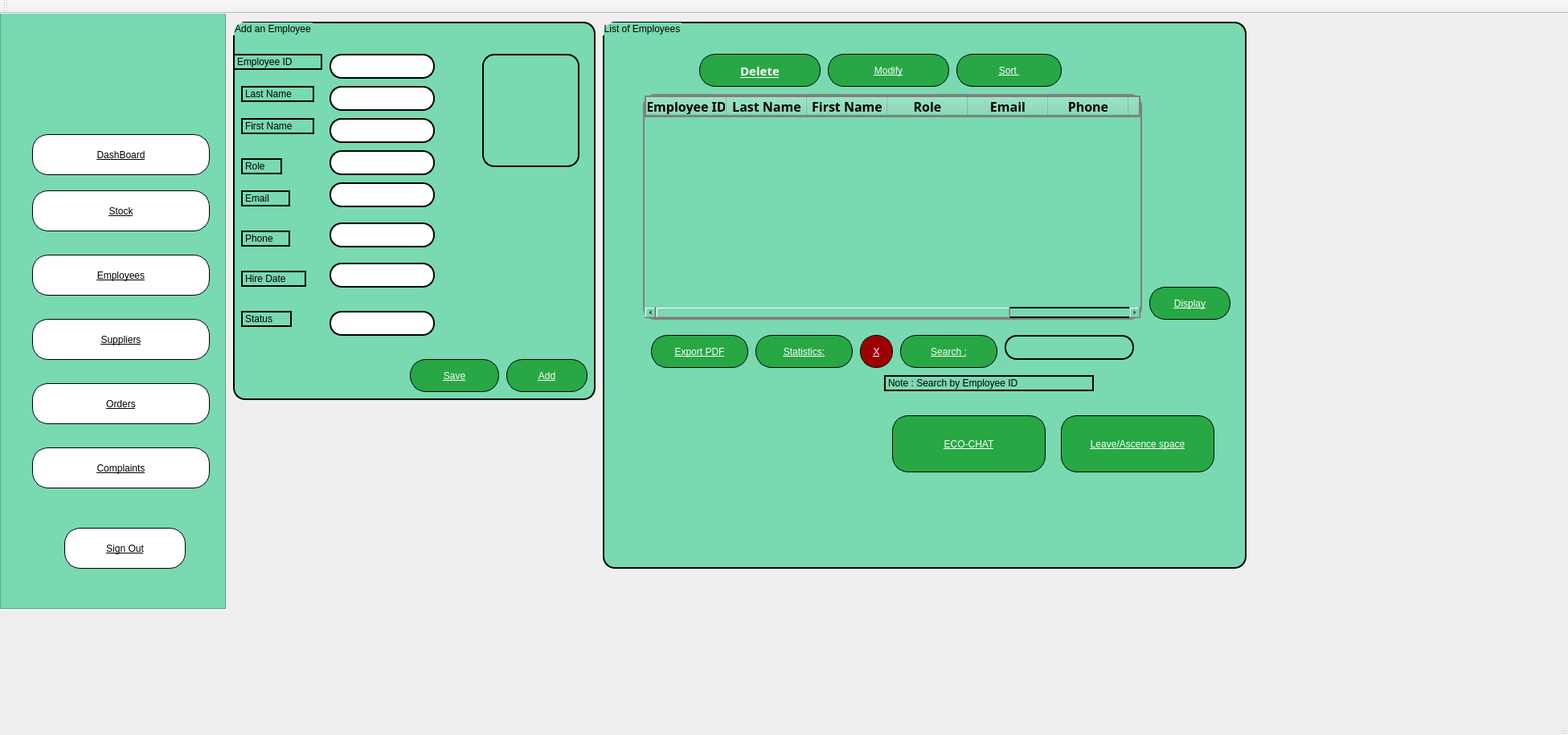
<?xml version="1.0" encoding="UTF-8"?>
<ui version="4.0">
 <class>MainWindow</class>
 <widget class="QMainWindow" name="MainWindow">
  <property name="geometry">
   <rect>
    <x>0</x>
    <y>0</y>
    <width>1951</width>
    <height>915</height>
   </rect>
  </property>
  <property name="windowTitle">
   <string>Gestion des Clients</string>
  </property>
  <property name="styleSheet">
   <string notr="true"/>
  </property>
  <widget class="QWidget" name="centralWidget">
   <widget class="QGroupBox" name="groupBox">
    <property name="geometry">
     <rect>
      <x>290</x>
      <y>10</y>
      <width>451</width>
      <height>471</height>
     </rect>
    </property>
    <property name="toolTip">
     <string>&lt;html&gt;&lt;head/&gt;&lt;body&gt;&lt;p&gt;fdfdd&lt;/p&gt;&lt;/body&gt;&lt;/html&gt;</string>
    </property>
    <property name="styleSheet">
     <string notr="true">font: 700 9pt &quot;Segoe UI&quot;;
border-color: rgb(0, 0, 0);
border: 2px solid black;
color: rgb(0, 0, 0);
background-color: rgb(121, 217, 176); 
border-radius: 15px;</string>
    </property>
    <property name="title">
     <string>Add an Employee</string>
    </property>
    <widget class="QTextEdit" name="textEdit">
     <property name="geometry">
      <rect>
       <x>120</x>
       <y>40</y>
       <width>131</width>
       <height>31</height>
      </rect>
     </property>
     <property name="styleSheet">
      <string notr="true">background-color: rgb(255, 255, 255);</string>
     </property>
    </widget>
    <widget class="QLabel" name="label">
     <property name="geometry">
      <rect>
       <x>0</x>
       <y>40</y>
       <width>111</width>
       <height>20</height>
      </rect>
     </property>
     <property name="styleSheet">
      <string notr="true">font: 700 11pt &quot;Perpetua&quot;;
</string>
     </property>
     <property name="text">
      <string>Employee ID</string>
     </property>
    </widget>
    <widget class="QLabel" name="label_2">
     <property name="geometry">
      <rect>
       <x>10</x>
       <y>80</y>
       <width>91</width>
       <height>20</height>
      </rect>
     </property>
     <property name="styleSheet">
      <string notr="true">font: 700 11pt &quot;Perpetua&quot;;color: rgb(0, 0, 0);</string>
     </property>
     <property name="text">
      <string>Last Name</string>
     </property>
    </widget>
    <widget class="QTextEdit" name="textEdit_2">
     <property name="geometry">
      <rect>
       <x>120</x>
       <y>80</y>
       <width>131</width>
       <height>31</height>
      </rect>
     </property>
     <property name="styleSheet">
      <string notr="true">background-color: rgb(255, 255, 255);</string>
     </property>
    </widget>
    <widget class="QLabel" name="label_3">
     <property name="geometry">
      <rect>
       <x>10</x>
       <y>120</y>
       <width>91</width>
       <height>20</height>
      </rect>
     </property>
     <property name="styleSheet">
      <string notr="true">color: rgb(0, 0, 0);
font: 700 11pt &quot;Perpetua&quot;;</string>
     </property>
     <property name="text">
      <string>First Name</string>
     </property>
    </widget>
    <widget class="QTextEdit" name="textEdit_3">
     <property name="geometry">
      <rect>
       <x>120</x>
       <y>120</y>
       <width>131</width>
       <height>31</height>
      </rect>
     </property>
     <property name="styleSheet">
      <string notr="true">background-color: rgb(255, 255, 255);</string>
     </property>
    </widget>
    <widget class="QTextEdit" name="textEdit_4">
     <property name="geometry">
      <rect>
       <x>120</x>
       <y>160</y>
       <width>131</width>
       <height>31</height>
      </rect>
     </property>
     <property name="styleSheet">
      <string notr="true">background-color: rgb(255, 255, 255);</string>
     </property>
    </widget>
    <widget class="QLabel" name="label_4">
     <property name="geometry">
      <rect>
       <x>10</x>
       <y>170</y>
       <width>51</width>
       <height>20</height>
      </rect>
     </property>
     <property name="styleSheet">
      <string notr="true">color: rgb(0, 0, 0);
font: 700 11pt &quot;Perpetua&quot;;</string>
     </property>
     <property name="text">
      <string>Role</string>
     </property>
    </widget>
    <widget class="QLabel" name="label_5">
     <property name="geometry">
      <rect>
       <x>10</x>
       <y>210</y>
       <width>61</width>
       <height>20</height>
      </rect>
     </property>
     <property name="styleSheet">
      <string notr="true">color: rgb(0, 0, 0);
font: 700 11pt &quot;Perpetua&quot;;</string>
     </property>
     <property name="text">
      <string>Email</string>
     </property>
    </widget>
    <widget class="QTextEdit" name="textEdit_5">
     <property name="geometry">
      <rect>
       <x>120</x>
       <y>200</y>
       <width>131</width>
       <height>31</height>
      </rect>
     </property>
     <property name="styleSheet">
      <string notr="true">background-color: rgb(255, 255, 255);</string>
     </property>
    </widget>
    <widget class="QTextEdit" name="textEdit_6">
     <property name="geometry">
      <rect>
       <x>120</x>
       <y>250</y>
       <width>131</width>
       <height>31</height>
      </rect>
     </property>
     <property name="styleSheet">
      <string notr="true">background-color: rgb(255, 255, 255);</string>
     </property>
    </widget>
    <widget class="QLabel" name="label_6">
     <property name="geometry">
      <rect>
       <x>10</x>
       <y>260</y>
       <width>61</width>
       <height>20</height>
      </rect>
     </property>
     <property name="styleSheet">
      <string notr="true">color: rgb(0, 0, 0);
font: 700 11pt &quot;Perpetua&quot;;</string>
     </property>
     <property name="text">
      <string>Phone</string>
     </property>
    </widget>
    <widget class="QTextEdit" name="textEdit_7">
     <property name="geometry">
      <rect>
       <x>120</x>
       <y>360</y>
       <width>131</width>
       <height>31</height>
      </rect>
     </property>
     <property name="styleSheet">
      <string notr="true">background-color: rgb(255, 255, 255);</string>
     </property>
    </widget>
    <widget class="QLabel" name="label_7">
     <property name="geometry">
      <rect>
       <x>10</x>
       <y>360</y>
       <width>63</width>
       <height>20</height>
      </rect>
     </property>
     <property name="styleSheet">
      <string notr="true">color: rgb(0, 0, 0);
font: 700 11pt &quot;Perpetua&quot;;</string>
     </property>
     <property name="text">
      <string>Status</string>
     </property>
    </widget>
    <widget class="QLabel" name="label_9">
     <property name="geometry">
      <rect>
       <x>10</x>
       <y>310</y>
       <width>81</width>
       <height>20</height>
      </rect>
     </property>
     <property name="styleSheet">
      <string notr="true">color: rgb(0, 0, 0);
font: 700 11pt &quot;Perpetua&quot;;</string>
     </property>
     <property name="text">
      <string>Hire Date</string>
     </property>
    </widget>
    <widget class="QTextEdit" name="textEdit_9">
     <property name="geometry">
      <rect>
       <x>120</x>
       <y>300</y>
       <width>131</width>
       <height>31</height>
      </rect>
     </property>
     <property name="styleSheet">
      <string notr="true">background-color: rgb(255, 255, 255);</string>
     </property>
    </widget>
    <widget class="QPushButton" name="pushButton">
     <property name="geometry">
      <rect>
       <x>220</x>
       <y>420</y>
       <width>111</width>
       <height>41</height>
      </rect>
     </property>
     <property name="styleSheet">
      <string notr="true">border:1px solid black;
font: 700 11pt &quot;Perpetua&quot;;
text-decoration: underline;
border-radius:20px;
background-color: #28a745;
color:white</string>
     </property>
     <property name="text">
      <string>Save</string>
     </property>
    </widget>
    <widget class="QPushButton" name="pushButton_2">
     <property name="geometry">
      <rect>
       <x>340</x>
       <y>420</y>
       <width>101</width>
       <height>41</height>
      </rect>
     </property>
     <property name="styleSheet">
      <string notr="true">border:1px solid black;
font: 700 11pt &quot;Perpetua&quot;;
text-decoration: underline;
border-radius:20px;
background-color: #28a745;
color:white</string>
     </property>
     <property name="text">
      <string>Add</string>
     </property>
    </widget>
    <widget class="QLabel" name="label_11">
     <property name="geometry">
      <rect>
       <x>310</x>
       <y>40</y>
       <width>121</width>
       <height>141</height>
      </rect>
     </property>
     <property name="toolTipDuration">
      <number>-9</number>
     </property>
     <property name="text">
      <string/>
     </property>
    </widget>
   </widget>
   <widget class="QGroupBox" name="groupBox_2">
    <property name="geometry">
     <rect>
      <x>750</x>
      <y>10</y>
      <width>801</width>
      <height>681</height>
     </rect>
    </property>
    <property name="styleSheet">
     <string notr="true">font: 700 9pt &quot;Segoe UI&quot;;
border-color: rgb(0, 0, 0);
border: 2px solid black;
color: rgb(0, 0, 0);
background-color: rgb(121, 217, 176); 
border-radius: 15px;</string>
    </property>
    <property name="title">
     <string>List of Employees</string>
    </property>
    <widget class="QTableWidget" name="tableWidget">
     <property name="geometry">
      <rect>
       <x>50</x>
       <y>90</y>
       <width>621</width>
       <height>281</height>
      </rect>
     </property>
     <property name="styleSheet">
      <string notr="true">border: 2px solid gray;
color: rgb(0, 0, 0);
color: rgb(0, 0, 0);
color: rgb(0, 0, 0);
color: rgb(0, 0, 0);</string>
     </property>
     <column>
      <property name="text">
       <string>Employee ID</string>
      </property>
      <property name="font">
       <font>
        <family>Perpetua</family>
        <pointsize>12</pointsize>
        <bold>true</bold>
       </font>
      </property>
     </column>
     <column>
      <property name="text">
       <string>Last Name</string>
      </property>
      <property name="font">
       <font>
        <family>Perpetua</family>
        <pointsize>12</pointsize>
        <bold>true</bold>
        <underline>false</underline>
       </font>
      </property>
     </column>
     <column>
      <property name="text">
       <string>First Name</string>
      </property>
      <property name="font">
       <font>
        <family>Perpetua</family>
        <pointsize>12</pointsize>
        <bold>true</bold>
       </font>
      </property>
     </column>
     <column>
      <property name="text">
       <string>Role</string>
      </property>
      <property name="font">
       <font>
        <family>Perpetua</family>
        <pointsize>12</pointsize>
        <bold>true</bold>
       </font>
      </property>
     </column>
     <column>
      <property name="text">
       <string>Email</string>
      </property>
      <property name="font">
       <font>
        <family>Perpetua</family>
        <pointsize>12</pointsize>
        <bold>true</bold>
       </font>
      </property>
     </column>
     <column>
      <property name="text">
       <string>Phone</string>
      </property>
      <property name="font">
       <font>
        <family>Perpetua</family>
        <pointsize>12</pointsize>
        <bold>true</bold>
       </font>
      </property>
     </column>
     <column>
      <property name="text">
       <string>Hire Date</string>
      </property>
      <property name="font">
       <font>
        <family>Perpetua</family>
        <pointsize>12</pointsize>
        <bold>true</bold>
       </font>
      </property>
     </column>
     <column>
      <property name="text">
       <string>Status</string>
      </property>
      <property name="font">
       <font>
        <family>Perpetua</family>
        <pointsize>12</pointsize>
        <bold>true</bold>
       </font>
      </property>
     </column>
    </widget>
    <widget class="QPushButton" name="pushButton_3">
     <property name="geometry">
      <rect>
       <x>680</x>
       <y>330</y>
       <width>101</width>
       <height>41</height>
      </rect>
     </property>
     <property name="styleSheet">
      <string notr="true">border:1px solid black;
font: 700 11pt &quot;Perpetua&quot;;
text-decoration: underline;
border-radius:20px;
background-color: #28a745;
color:white</string>
     </property>
     <property name="text">
      <string>Display</string>
     </property>
    </widget>
    <widget class="QPushButton" name="pushButton_4">
     <property name="geometry">
      <rect>
       <x>120</x>
       <y>40</y>
       <width>151</width>
       <height>41</height>
      </rect>
     </property>
     <property name="font">
      <font>
       <family>Perpetua</family>
       <pointsize>11</pointsize>
       <italic>false</italic>
       <bold>true</bold>
       <underline>true</underline>
      </font>
     </property>
     <property name="styleSheet">
      <string notr="true">border:1px solid black;
font: 700 11pt &quot;Perpetua&quot;;
text-decoration: underline;
border-radius:20px;
background-color: #28a745;
color:white</string>
     </property>
     <property name="text">
      <string>Delete</string>
     </property>
    </widget>
    <widget class="QPushButton" name="pushButton_5">
     <property name="geometry">
      <rect>
       <x>280</x>
       <y>40</y>
       <width>151</width>
       <height>41</height>
      </rect>
     </property>
     <property name="styleSheet">
      <string notr="true">border:1px solid black;
font: 700 11pt &quot;Perpetua&quot;;
text-decoration: underline;
border-radius:20px;
background-color: #28a745;
color:white</string>
     </property>
     <property name="text">
      <string>Modify</string>
     </property>
    </widget>
    <widget class="QPushButton" name="pushButton_7">
     <property name="geometry">
      <rect>
       <x>440</x>
       <y>40</y>
       <width>131</width>
       <height>41</height>
      </rect>
     </property>
     <property name="styleSheet">
      <string notr="true">border:1px solid black;
font: 700 11pt &quot;Perpetua&quot;;
text-decoration: underline;
border-radius:20px;
background-color: #28a745;
color:white</string>
     </property>
     <property name="text">
      <string>Sort </string>
     </property>
    </widget>
    <widget class="QPushButton" name="pushButton_6">
     <property name="geometry">
      <rect>
       <x>190</x>
       <y>390</y>
       <width>121</width>
       <height>41</height>
      </rect>
     </property>
     <property name="styleSheet">
      <string notr="true">border:1px solid black;
font: 700 11pt &quot;Perpetua&quot;;
text-decoration: underline;
border-radius:20px;
background-color: #28a745;
color:white</string>
     </property>
     <property name="text">
      <string>Statistics:</string>
     </property>
    </widget>
    <widget class="QPushButton" name="pushButton_8">
     <property name="geometry">
      <rect>
       <x>320</x>
       <y>390</y>
       <width>41</width>
       <height>41</height>
      </rect>
     </property>
     <property name="styleSheet">
      <string notr="true">border:1px solid black;
background-color: rgb(158, 1, 3);
font: 700 11pt &quot;Perpetua&quot;;
text-decoration: underline;
border-radius:20px;
color:white</string>
     </property>
     <property name="text">
      <string>X</string>
     </property>
    </widget>
    <widget class="QPushButton" name="pushButton_9">
     <property name="geometry">
      <rect>
       <x>370</x>
       <y>390</y>
       <width>121</width>
       <height>41</height>
      </rect>
     </property>
     <property name="styleSheet">
      <string notr="true">border:1px solid black;
font: 700 11pt &quot;Perpetua&quot;;
text-decoration: underline;
border-radius:20px;
background-color: #28a745;
color:white</string>
     </property>
     <property name="text">
      <string>Search :</string>
     </property>
    </widget>
    <widget class="QPlainTextEdit" name="plainTextEdit">
     <property name="geometry">
      <rect>
       <x>500</x>
       <y>390</y>
       <width>161</width>
       <height>31</height>
      </rect>
     </property>
    </widget>
    <widget class="QPushButton" name="pushButton_10">
     <property name="geometry">
      <rect>
       <x>60</x>
       <y>390</y>
       <width>121</width>
       <height>41</height>
      </rect>
     </property>
     <property name="styleSheet">
      <string notr="true">border:1px solid black;
font: 700 11pt &quot;Perpetua&quot;;
text-decoration: underline;
border-radius:20px;
background-color: #28a745;
color:white</string>
     </property>
     <property name="text">
      <string>Export PDF</string>
     </property>
    </widget>
    <widget class="QLabel" name="label_8">
     <property name="geometry">
      <rect>
       <x>350</x>
       <y>440</y>
       <width>261</width>
       <height>20</height>
      </rect>
     </property>
     <property name="text">
      <string>Note : Search by Employee ID</string>
     </property>
    </widget>
    <widget class="QPushButton" name="pushButton_11">
     <property name="geometry">
      <rect>
       <x>570</x>
       <y>490</y>
       <width>191</width>
       <height>71</height>
      </rect>
     </property>
     <property name="styleSheet">
      <string notr="true">border:1px solid black;
font: 700 11pt &quot;Perpetua&quot;;
text-decoration: underline;
border-radius:20px;
background-color: #28a745;
color:white</string>
     </property>
     <property name="text">
      <string>Leave/Ascence space</string>
     </property>
    </widget>
    <widget class="QPushButton" name="pushButton_12">
     <property name="geometry">
      <rect>
       <x>360</x>
       <y>490</y>
       <width>191</width>
       <height>71</height>
      </rect>
     </property>
     <property name="styleSheet">
      <string notr="true">border:1px solid black;
font: 700 11pt &quot;Perpetua&quot;;
text-decoration: underline;
border-radius:20px;
background-color: #28a745;
color:white</string>
     </property>
     <property name="text">
      <string>ECO-CHAT</string>
     </property>
    </widget>
   </widget>
   <widget class="QFrame" name="frame">
    <property name="geometry">
     <rect>
      <x>0</x>
      <y>-10</y>
      <width>281</width>
      <height>751</height>
     </rect>
    </property>
    <property name="styleSheet">
     <string notr="true">background-color: rgb(121, 217, 176);</string>
    </property>
    <property name="frameShape">
     <enum>QFrame::Shape::StyledPanel</enum>
    </property>
    <property name="frameShadow">
     <enum>QFrame::Shadow::Raised</enum>
    </property>
    <widget class="QLabel" name="label_10">
     <property name="geometry">
      <rect>
       <x>80</x>
       <y>30</y>
       <width>121</width>
       <height>111</height>
      </rect>
     </property>
     <property name="text">
      <string/>
     </property>
     <property name="pixmap">
      <pixmap>EcoPackManagerLogo2.png</pixmap>
     </property>
    </widget>
    <widget class="QPushButton" name="pushButton_13">
     <property name="geometry">
      <rect>
       <x>40</x>
       <y>160</y>
       <width>221</width>
       <height>51</height>
      </rect>
     </property>
     <property name="styleSheet">
      <string notr="true">border:1px solid black;
font: 700 11pt &quot;Perpetua&quot;;
color: rgb(0, 0, 0);
text-decoration: underline;
border-radius:20px;
background-color: white;
font-color:white
left</string>
     </property>
     <property name="text">
      <string>DashBoard</string>
     </property>
    </widget>
    <widget class="QPushButton" name="pushButton_14">
     <property name="geometry">
      <rect>
       <x>40</x>
       <y>230</y>
       <width>221</width>
       <height>51</height>
      </rect>
     </property>
     <property name="styleSheet">
      <string notr="true">border:1px solid black;
font: 700 11pt &quot;Perpetua&quot;;
color: rgb(0, 0, 0);
text-decoration: underline;
border-radius:20px;
background-color: white;
font-color:white</string>
     </property>
     <property name="text">
      <string>Stock</string>
     </property>
    </widget>
    <widget class="QPushButton" name="pushButton_15">
     <property name="geometry">
      <rect>
       <x>40</x>
       <y>310</y>
       <width>221</width>
       <height>51</height>
      </rect>
     </property>
     <property name="styleSheet">
      <string notr="true">border:1px solid black;
font: 700 11pt &quot;Perpetua&quot;;
color: rgb(0, 0, 0);
text-decoration: underline;
border-radius:20px;
background-color: white;
font-color:white</string>
     </property>
     <property name="text">
      <string>Employees</string>
     </property>
    </widget>
    <widget class="QPushButton" name="pushButton_16">
     <property name="geometry">
      <rect>
       <x>40</x>
       <y>390</y>
       <width>221</width>
       <height>51</height>
      </rect>
     </property>
     <property name="styleSheet">
      <string notr="true">border:1px solid black;
font: 700 11pt &quot;Perpetua&quot;;
color: rgb(0, 0, 0);
text-decoration: underline;
border-radius:20px;
background-color: white;
font-color:white</string>
     </property>
     <property name="text">
      <string>Suppliers</string>
     </property>
    </widget>
    <widget class="QPushButton" name="pushButton_17">
     <property name="geometry">
      <rect>
       <x>40</x>
       <y>470</y>
       <width>221</width>
       <height>51</height>
      </rect>
     </property>
     <property name="styleSheet">
      <string notr="true">border:1px solid black;
font: 700 11pt &quot;Perpetua&quot;;
color: rgb(0, 0, 0);
text-decoration: underline;
border-radius:20px;
background-color: white;
font-color:white</string>
     </property>
     <property name="text">
      <string>Orders</string>
     </property>
    </widget>
    <widget class="QPushButton" name="pushButton_18">
     <property name="geometry">
      <rect>
       <x>40</x>
       <y>550</y>
       <width>221</width>
       <height>51</height>
      </rect>
     </property>
     <property name="styleSheet">
      <string notr="true">border:1px solid black;
font: 700 11pt &quot;Perpetua&quot;;
color: rgb(0, 0, 0);
text-decoration: underline;
border-radius:20px;
background-color: white;
font-color:white</string>
     </property>
     <property name="text">
      <string>Complaints</string>
     </property>
    </widget>
    <widget class="QPushButton" name="pushButton_19">
     <property name="geometry">
      <rect>
       <x>80</x>
       <y>650</y>
       <width>151</width>
       <height>51</height>
      </rect>
     </property>
     <property name="styleSheet">
      <string notr="true">border:1px solid black;
font: 700 11pt &quot;Perpetua&quot;;
color: rgb(0, 0, 0);
text-decoration: underline;
border-radius:20px;
background-color: white;
font-color:white</string>
     </property>
     <property name="text">
      <string>Sign Out</string>
     </property>
    </widget>
   </widget>
   <zorder>groupBox_2</zorder>
   <zorder>groupBox</zorder>
   <zorder>frame</zorder>
  </widget>
  <widget class="QToolBar" name="mainToolBar">
   <attribute name="toolBarArea">
    <enum>TopToolBarArea</enum>
   </attribute>
   <attribute name="toolBarBreak">
    <bool>false</bool>
   </attribute>
  </widget>
  <widget class="QStatusBar" name="statusBar"/>
 </widget>
 <layoutdefault spacing="6" margin="11"/>
 <resources/>
 <connections/>
</ui>
